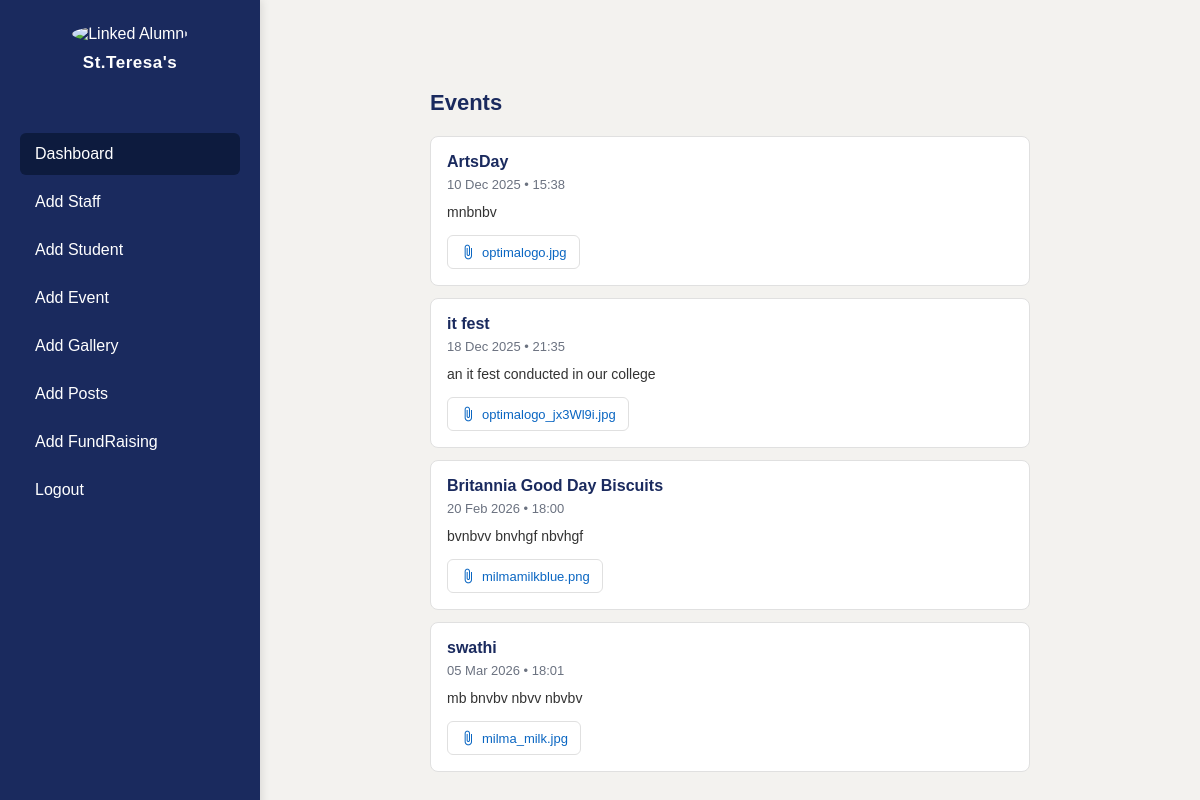
Screenshot of /events/ with the database file from the repository.
### alumniapp/models.py (models this page shows, shortened)
class Event(models.Model):
    name = models.CharField(max_length=200)
    description = models.TextField()  # ⬅ Added description field
    event_datetime = models.DateTimeField(validators=[validate_future_date])
    file = models.FileField(upload_to='event_files/')

### alumniapp/views.py (the view)
# urls.py: path('events/', view_all_events, name='view_all_events'),
def view_all_events(request):
    events = Event.objects.all().order_by('event_datetime')
    role=request.session.get("role")
    return render(request, 'viewall_event.html', {'events': events,"role":role})

### alumniapp/context_processors.py (called while the page is built, shortened)
def notification_count(request):
    user_id = request.session.get("user_id")
    if not user_id:
        return {}
    count = Notification.objects.filter(
        recipient_id=user_id,
        is_read=False
    ).count()
    return {'notification_count': count}

def unread_message_count(request):
    user_id = request.session.get("user_id")
    if not user_id:
        return {}

### alumniapp/templates/viewall_event.html (shortened to what this page needs)
<!DOCTYPE html>
<html>
<head>
</head>
<body>
{% load static %}
{% if role %}
    {% include 'partials/navbar.html' %}
{% else %}
    {% include 'partials/adminsidebar.html' %}
{% endif %}
<div class="main-content">
    <div class="page-header">
        <h1>Events</h1>
    </div>
    <div class="event-feed">
        {% for event in events %}
            <div class="event-card">
                <div class="event-title">
                    {{ event.name }}
                </div>
                <div class="event-datetime">
                    {{ event.event_datetime|date:"d M Y • H:i" }}
                </div>
                <div class="event-description">
                    {{ event.description }}
                </div>
                {% if event.file %}
                    <a href="{{ event.file.url }}" class="event-file" download>
                        <span class="material-icons" style="font-size:16px;">attach_file</span>
                        {{ event.file.name|slice:"12:" }}
                    </a>
                {% endif %}
            </div>
        {% empty %}
            <p class="empty">No events found.</p>
        {% endfor %}
    </div>
</div>
</body>
</html>

### alumniapp/templates/viewall_event.html (style rules this page uses)
:root { --navbar-height: 70px; --primary: #0A66C2; --border: #e0e0e0; --text-dark: #1A2A5E; --text-muted: #6b7280; }
html, body { margin: 0; padding: 0; background: #f3f2ef; font-family: Arial, sans-serif; }
.main-content { margin-left: 260px; padding-top: calc(var(--navbar-height) + 20px); padding-bottom: 40px; }
.page-header { max-width: 600px; margin: 0 auto 20px auto; display: flex; justify-content: space-between; align-items: center; }
.page-header h1 { font-size: 22px; color: var(--text-dark); margin: 0; }
.event-feed { max-width: 600px; margin: auto; display: flex; flex-direction: column; gap: 12px; }
.event-card { background: white; border: 1px solid var(--border); border-radius: 8px; padding: 16px; }
.event-title { font-size: 16px; font-weight: 600; color: var(--text-dark); margin-bottom: 6px; }
.event-datetime { font-size: 13px; color: var(--text-muted); margin-bottom: 10px; }
.event-description { font-size: 14px; color: #333; line-height: 1.5; margin-bottom: 12px; }
.event-file { display: inline-flex; align-items: center; gap: 6px; padding: 8px 12px; border: 1px solid var(--border); border-radius: 6px; text-decoration: none; font-size: 13px; color: var(--primary); font-weight: 500; }

### alumniapp/templates/partials/adminsidebar.html (style rules this page uses)
body { margin: 0; font-family: Arial, sans-serif; }

### rows the page displays
Event: name "ArtsDay", event_datetime "10 Dec 2025 • 15:38", description "mnbnbv", file.name "optimalogo.jpg"
Event: name "it fest", event_datetime "18 Dec 2025 • 21:35", description "an it fest conducted in our college", file.name "optimalogo_jx3Wl9i.jpg"
Event: name "Britannia Good Day Biscuits", event_datetime "20 Feb 2026 • 18:00", description "bvnbvv bnvhgf nbvhgf", file.name "milmamilkblue.png"
Event: name "swathi", event_datetime "05 Mar 2026 • 18:01", description "mb bnvbv nbvv nbvbv", file.name "milma_milk.jpg"
